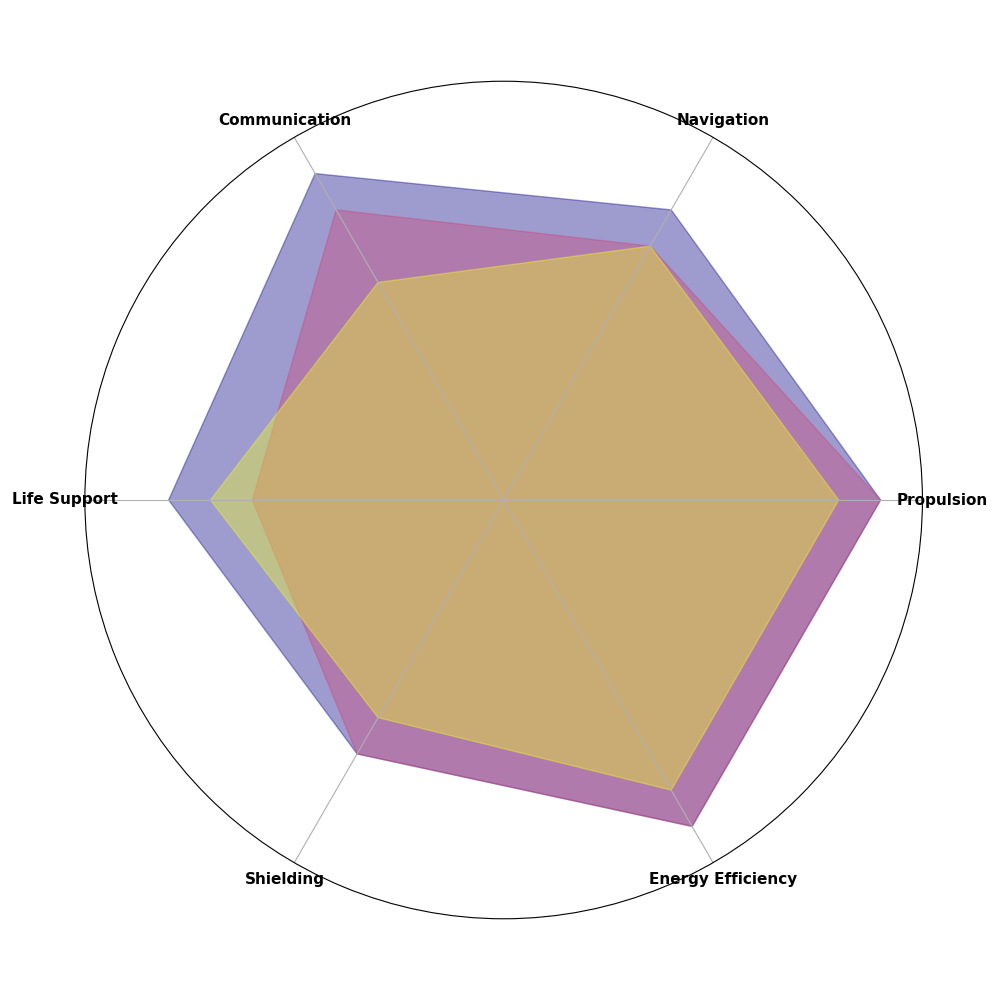

Source code (Python):
import matplotlib.pyplot as plt
import numpy as np

criteria = ['Propulsion', 'Navigation', 'Communication', 'Life Support', 'Shielding', 'Energy Efficiency']
num_criteria = len(criteria)

# Scores for each space agency
agency_scores = {
    'NASA': [9, 8, 9, 8, 7, 9],
    'SpaceX': [9, 7, 8, 6, 7, 9],
    'ISRO': [8, 7, 6, 7, 6, 8]
}

angles = np.linspace(0, 2 * np.pi, num_criteria, endpoint=False).tolist()
angles += angles[:1]

fig, ax = plt.subplots(figsize=(10, 10), subplot_kw=dict(polar=True))

colors = plt.cm.plasma(np.linspace(0, 1, len(agency_scores)))

for idx, (agency_name, scores) in enumerate(agency_scores.items()):
    scores += scores[:1]
    ax.fill(angles, scores, color=colors[idx], alpha=0.4)

ax.set_xticks(angles[:-1])
ax.set_xticklabels(criteria, fontsize=11, fontweight='bold')
ax.set_ylim(0, 10)
ax.set_yticks([])
ax.set_yticklabels([])

plt.tight_layout()
plt.show()
